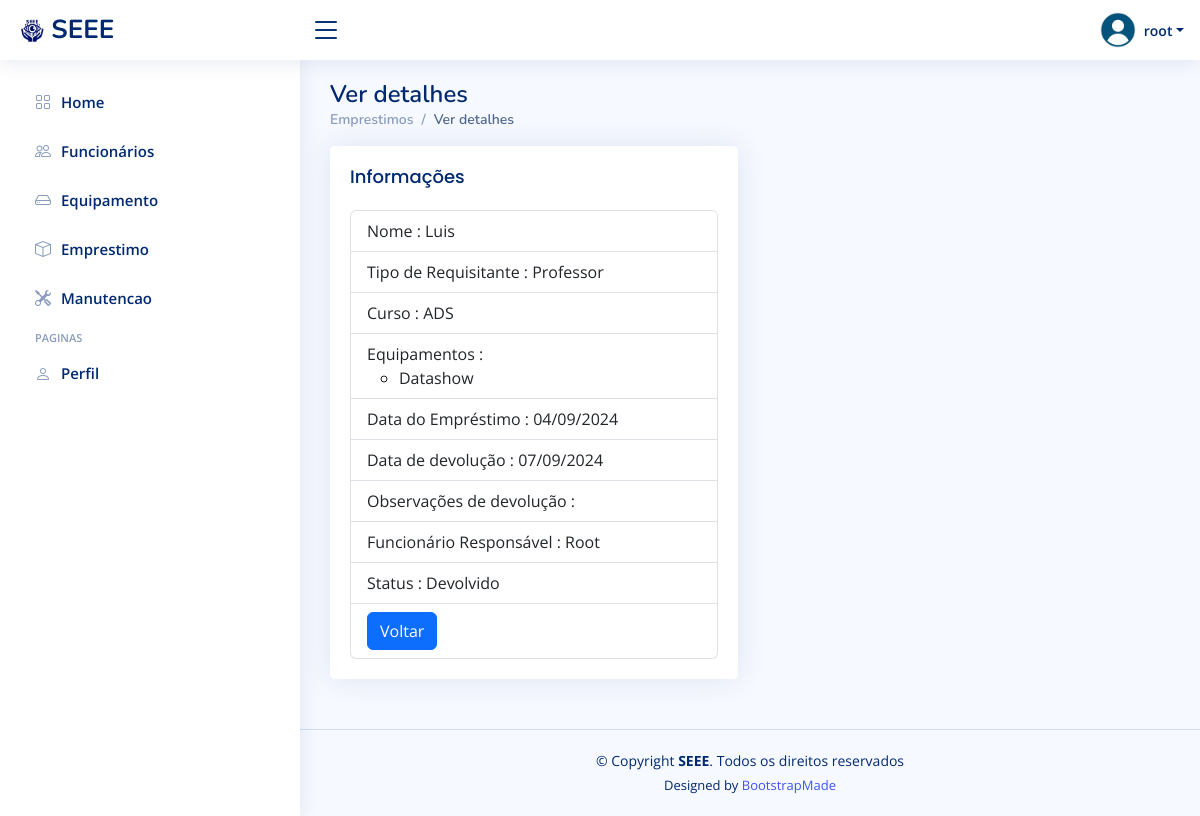
The app's page /emprestimo/detail/30/ (signed in) with its own data.
### emprestimo/models.py (models this page shows, shortened)
class Emprestimo(models.Model):
    class TipoDoRequisitante(models.IntegerChoices):
        ALUNO = 1, 'Aluno'
        PROFESSOR = 2, 'Professor'
        FUNCIONARIO = 3, 'Funcionário'
        OUTRO = 4, 'Outro'
    class Status(models.IntegerChoices):
        CONCLUIDO = 1, 'Devolvido'
        ANDAMENTO = 2, 'Em Andamento'
        INCOMPLETO = 3, 'Atrasado'
    requisitante = models.CharField(max_length=50)
    tipoDoRequisitante = models.IntegerField(choices=TipoDoRequisitante.choices, default=TipoDoRequisitante.OUTRO)
    sala = models.CharField(max_length=50)
    curso = models.CharField(max_length=20, null=True, blank=True)
    dataEmprestimo = models.DateField(default=now, null=False, blank=False)
    dataDevolucao = models.DateField(null=True, blank=True)
    observacoesDeDevolucao = models.CharField(max_length=255, blank=True)
    status = models.IntegerField(choices=Status.choices, default=Status.ANDAMENTO)
    funcionario = models.ForeignKey('funcionario.Funcionario', on_delete=models.SET_NULL, null=True, blank=True)
    equipamentos = models.ManyToManyField('equipamento.Equipamento', through='itemEmprestimo.ItemEmprestimo')

### equipamento/models.py (models this page shows, shortened)
class Equipamento(models.Model):
    nome = models.CharField(max_length=100)
    codigo = models.CharField(max_length=50, unique=True)
    marca = models.CharField(max_length=50)
    status = models.PositiveIntegerField(choices=[(1, 'Disponível'), (2, 'Emprestado'), (3, 'Em Manutenção')], default=1)

### emprestimo/views.py (the view)
# urls.py: path('detail/<int:emprestimoId>/', views.detail, name='emprestimoDetail'),
@login_required
def detail(request, emprestimoId):
    emprestimo = Emprestimo.objects.get(pk=emprestimoId)
    return render(request, 'emprestimo/detail.html', {'emprestimo':emprestimo})

### funcionario/contextProcess.py (called while the page is built)
def user_group_context(request):
    user = request.user
    isAdmin = user.groups.filter(name='Admin').exists()
    isFuncionario = user.groups.filter(name='Funcionarios').exists()
    return {
        'isAdmin': isAdmin,
        'isDuncionario': isFuncionario,
    }

### templates/emprestimo/detail.html
{% extends 'funcionario/_base.html'%}
{% block content %}
<div class="pagetitle">
  <h1>Ver detalhes</h1>
  <nav>
    <ol class="breadcrumb">
      <li class="breadcrumb-item"><a href="/emprestimo/list/">Emprestimos</a></li>
      <li class="breadcrumb-item active">Ver detalhes</li>
    </ol>
  </nav>
</div>
<section class="section">
    <div class="row">
      <div class="col-lg-6">
        <div class="card">
          <div class="card-body">
            <h5 class="card-title">Informações</h5>
            <ul class="list-group">
              <li class="list-group-item">Nome : {{ emprestimo.requisitante }}</li>
              <li class="list-group-item">Tipo de Requisitante : {{ emprestimo.get_tipoDoRequisitante_display }}</li>
              {% if emprestimo.get_tipoDoRequisitante_display == 'Aluno' or emprestimo.get_tipoDoRequisitante_display == 'Professor' %}
              <li class="list-group-item">Curso : {{ emprestimo.curso }}</li>
              {% endif %}
              <li class="list-group-item">Equipamentos :
                {% if emprestimo.equipamentos.exists %}
                    <ul>
                      {% for equipamento in emprestimo.equipamentos.all %}
                        <li>{{ equipamento.nome }}</li>
                      {% endfor %}
                    </ul>
                {% else %}
                    Nenhum equipamento
                {% endif %}
              </li>
              <li class="list-group-item">Data do Empréstimo : {{ emprestimo.dataEmprestimo|date:"d/m/Y" }}</li>
              <li class="list-group-item">Data de devolução : {{ emprestimo.dataDevolucao|date:"d/m/Y" }}</li>
              <li class="list-group-item">Observações de devolução : {{ emprestimo.observacoesDeDevolucao }}</li>
              <li class="list-group-item">Funcionário Responsável :
                {% if not emprestimo.funcionario %}
                  Root
                {% else %}
                {{ emprestimo.funcionario }}
                {% endif %}
              </li>
              <li class="list-group-item">Status : {{ emprestimo.get_status_display }}</li>
              <li class="list-group-item"><a class="btn btn-primary" href="/emprestimo/list/">Voltar</a></li>
            </ul>
          </div>
        </div>
    </div>
  </section>
{% endblock %}

### templates/funcionario/_base.html (shortened to what this page needs)
{% load static %}
<!DOCTYPE html>
<html lang="pt-br">
<head>
  <link href="{% static 'assets/vendor/bootstrap/css/bootstrap.min.css' %}" rel="stylesheet">
  <link href="{% static 'assets/vendor/bootstrap-icons/bootstrap-icons.css' %}" rel="stylesheet">
  <link href="{% static 'assets/vendor/boxicons/css/boxicons.min.css' %}" rel="stylesheet">
  <link href="{% static 'assets/vendor/quill/quill.snow.css' %}" rel="stylesheet">
  <link href="{% static 'assets/vendor/quill/quill.bubble.css' %}" rel="stylesheet">
  <link href="{% static 'assets/vendor/remixicon/remixicon.css' %}" rel="stylesheet">
  <link href="{% static 'assets/vendor/simple-datatables/style.css' %}" rel="stylesheet">
  <link href="{% static 'assets/css/style.css' %}" rel="stylesheet">
</head>
<body>
  <header id="header" class="header fixed-top d-flex align-items-center">
    <div class="d-flex align-items-center justify-content-between">
      <a href="/funcionario/" class="logo d-flex align-items-center">
        <img src="{% static 'assets/img/SEEE.png' %}" alt="">
        <span class="d-none d-lg-block">SEEE</span>
      </a>
      <i class="bi bi-list toggle-sidebar-btn"></i>
    </div>
    <nav class="header-nav ms-auto">
      <ul class="d-flex align-items-center">
        <li class="nav-item dropdown pe-3">
          <a class="nav-link nav-profile d-flex align-items-center pe-0" href="#" data-bs-toggle="dropdown">
            <img src="{% static 'assets/img/profile.png' %}" alt="Profile" class="rounded-circle">
            <span class="d-none d-md-block dropdown-toggle ps-2">{{ user.username }}</span>
          </a>
        </li>
      </ul>
    </nav>
  </header>
  {% include 'funcionario/sidebar.html'%}
  <main id="main" class="main">
    {% block content %}
    {% endblock %}
  </main>
  <footer id="footer" class="footer">
    <div class="copyright">
      &copy; Copyright <strong><span>SEEE</span></strong>. Todos os direitos reservados
    </div>
    <div class="credits">
      Designed by <a href="https://bootstrapmade.com/">BootstrapMade</a>
    </div>
  </footer>
</body>
</html>

### static/assets/css/style.css (style rules this page uses)
:root { scroll-behavior: smooth; }
body { font-family: "Open Sans", sans-serif; background: #f6f9ff; color: #444444; }
a { color: #4154f1; text-decoration: none; }
h1, h2, h3, h4, h5, h6 { font-family: "Nunito", sans-serif; }
#main { margin-top: 60px; padding: 20px 30px; transition: all 0.3s; }
.pagetitle { margin-bottom: 10px; }
.pagetitle h1 { font-size: 24px; margin-bottom: 0; font-weight: 600; color: #012970; }
.card { margin-bottom: 30px; border: none; border-radius: 5px; box-shadow: 0px 0 30px rgba(1, 41, 112, 0.1); }
.card-title { padding: 20px 0 15px 0; font-size: 18px; font-weight: 500; color: #012970; font-family: "Poppins", sans-serif; }
.card-body { padding: 0 20px 20px 20px; }
.breadcrumb { font-size: 14px; font-family: "Nunito", sans-serif; color: #899bbd; font-weight: 600; }
.breadcrumb a { color: #899bbd; transition: 0.3s; }
.breadcrumb .breadcrumb-item::before { color: #899bbd; }
.breadcrumb .active { color: #51678f; font-weight: 600; }
.logo { line-height: 1; }
@media (min-width: 1200px) { .logo { width: 280px; } }
.logo img { max-height: 26px; margin-right: 6px; }
.logo span { font-size: 26px; font-weight: 700; color: #012970; font-family: "Nunito", sans-serif; }
.header { transition: all 0.5s; z-index: 997; height: 60px; box-shadow: 0px 2px 20px rgba(1, 41, 112, 0.1); background-color: #fff; padding-left: 20px; }
.header .toggle-sidebar-btn { font-size: 32px; padding-left: 10px; cursor: pointer; color: #012970; }
.header-nav ul { list-style: none; }
.header-nav>ul { margin: 0; padding: 0; }
.header-nav .nav-profile { color: #012970; }
.header-nav .nav-profile img { max-height: 36px; }
.header-nav .nav-profile span { font-size: 14px; font-weight: 600; }
@media (min-width: 1200px) { #main, #footer { margin-left: 300px; } }
.footer { padding: 20px 0; font-size: 14px; transition: all 0.3s; border-top: 1px solid #cddfff; }
.footer .copyright { text-align: center; color: #012970; }
.footer .credits { padding-top: 5px; text-align: center; font-size: 13px; color: #012970; }

### records on screen
Emprestimo: requisitante "Luis", tipoDoRequisitante "Professor", curso "ADS", dataEmprestimo "04/09/2024", dataDevolucao "07/09/2024", status "Devolvido"
Equipamento: nome "Datashow"

### other values on screen
{{ user.username }} "root"
